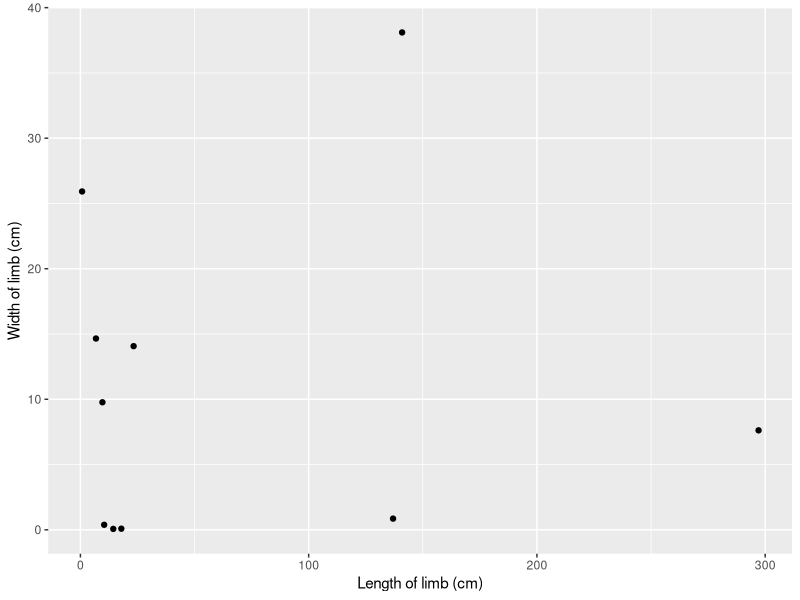
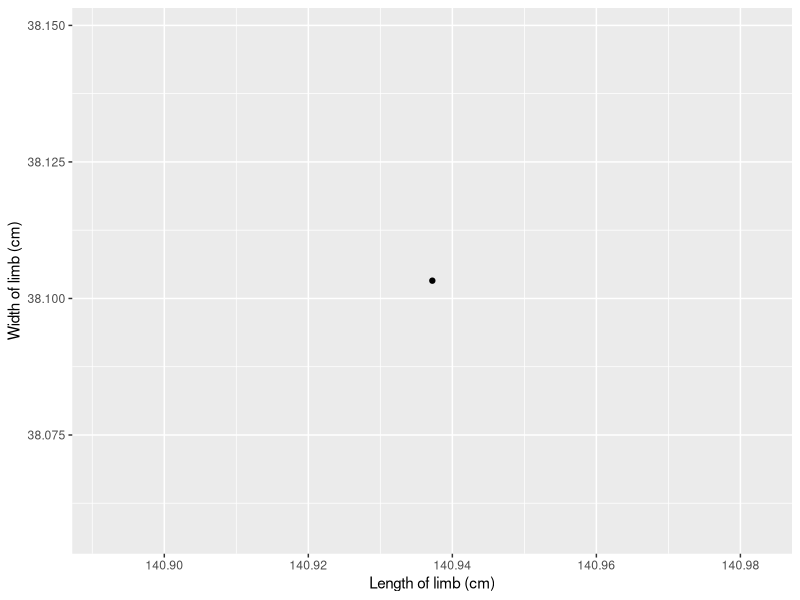

Write the R code that produced these figures, in order.
## ---- chunk 1
knitr::opts_chunk$set(echo = TRUE)
## ---- chunk 2
#Necessary libraries
library(dplyr)
library(ggplot2)
## ---- chunk 3
#Part 2, step 1
MData <- read.csv("measurements.csv")
## ---- chunk 4
#Part 2, step 2, bullet 1
MData2 <- rename(.data = MData, SPP = Species, LWD = Limb.Width, LLG = Limb.Length, UNW = unitsW, UNL = unitsL)
## ---- chunk 5
#Part 2, step 2, bullet 2
cmL <- numeric()
cmW <- numeric()
for (i in 1:nrow(MData2)) {
  if (MData2$UNL[i] == "mm") {
    cmL[i] <- MData2$LLG[i]/10
  } else {
    cmL[i] <- MData2$LLG[i]
  }
}
for (i in 1:nrow(MData2)) {
  if (MData2$UNW[i] == "mm") {
    cmW[i] <- MData2$LWD[i]/10
  } else {
    cmW[i] <- MData2$LWD[i]
  }
}
vol <- numeric()
for (i in 1:10) {
  vol[i] <- pi * cmW[i]^2 * cmL[i]
}
## ---- chunk 6
MData3 <- mutate(MData2, Volume = vol)
## ---- chunk 7
#Part 2, step 2, bullet 3
MData4 <- mutate(MData3, Group = c(rep("A",5), rep("B",5)))
#Part 2, step 2, bullet 4
summarize(.data = group_by(MData4, Group), MeanL = mean(cmL), SDL = sd(cmL), MeanW = mean(cmW), SDW = sd(cmW), MeanV = mean(Volume), SDV = sd(Volume))
## ---- chunk 8
#Part 2, step 2, bullet 5
qplot(x = cmL, y = cmW, xlab = "Length of limb (cm)", ylab = "Width of limb (cm)")
## ---- chunk 9
#Part 2, step 2, bullet 6
qplot(x = cmL[MData4$Volume > mean(MData4$Volume)], y = cmW[MData4$Volume > mean(MData4$Volume)], xlab = "Length of limb (cm)", ylab = "Width of limb (cm)")
## ---- chunk 10
#Part 2, step 2, bullet 7
filter(.data = MData4[,c(1,6)], Volume < mean(MData4$Volume))


#Part 2, step 3
#...

#Part 2, step 4
#Knit to file, no code.
#Part 2, step 5
#Saving and uploading files to GitHub repository. No code.
#Part 2, step 6
#Submit to OnQ. No code.
